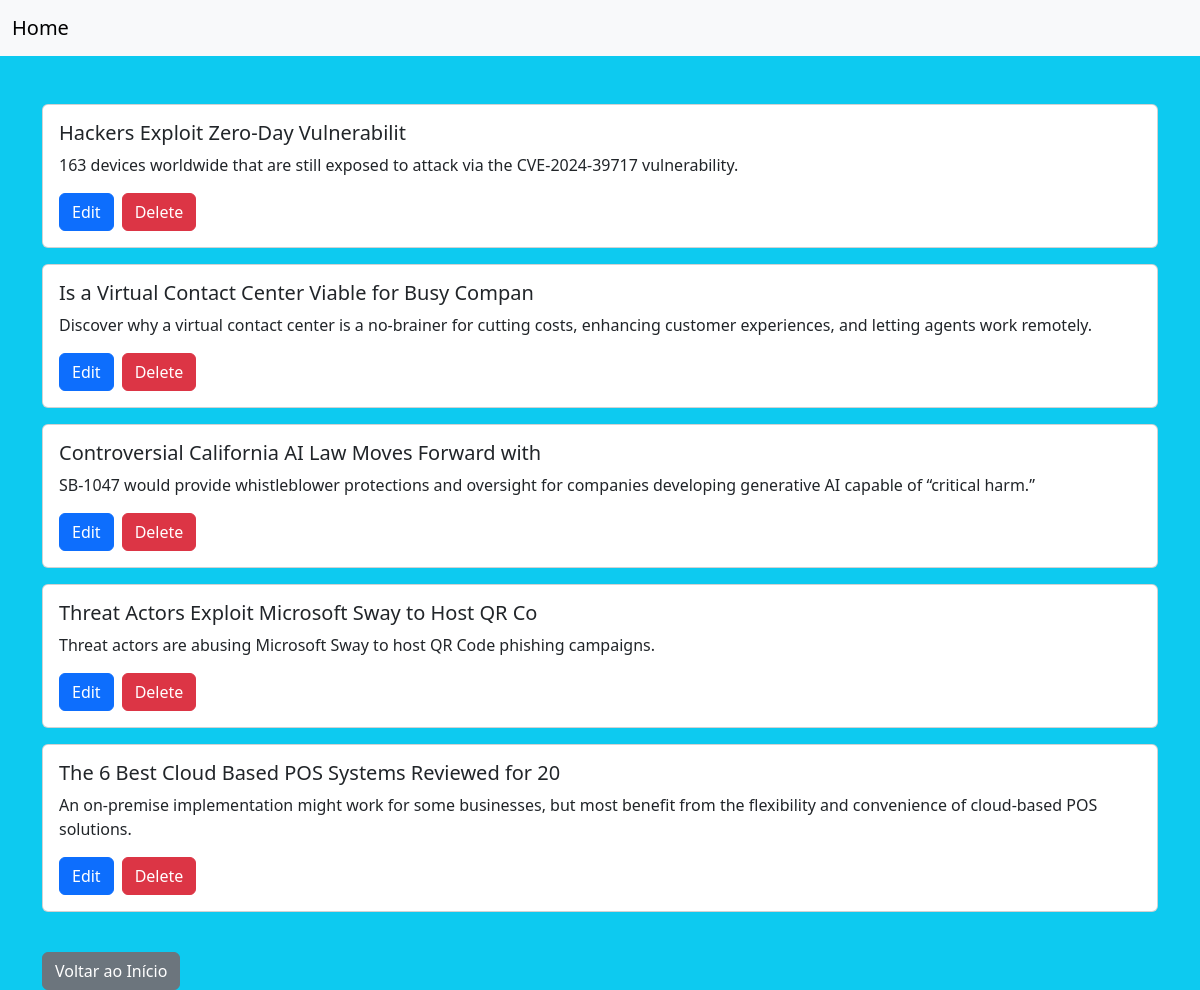
The app's page /PHP/noticias/noticias.php with its own data.
### tables this page shows
CREATE TABLE `noticias` (
  `ID` int(6) NOT NULL,
  `Titulo` varchar(50) NOT NULL,
  `Conteudo` varchar(300) NOT NULL
);

### PHP/noticias/noticias.php (the view, shortened to what this page needs)
<?php
include_once('../config.php');
$is_admin = isset($_SESSION['is_admin']) && $_SESSION['is_admin'];
function fetch_news($conexao, $id = null) {
    $query = "SELECT ID, Titulo, Conteudo FROM noticias";
    if ($id !== null) {
        $id = intval($id);
        $query .= " WHERE ID = $id";
    } else {
        $query .= " ORDER BY ID DESC LIMIT 5";
    }
    return mysqli_query($conexao, $query);
}
function display_news($news_article) {
    echo "<div class='card mb-3'>";
    echo "<div class='card-body'>";
    echo "<h5 class='card-title'>" . htmlspecialchars($news_article['Titulo']) . "</h5>";
    echo "<p class='card-text'>" . htmlspecialchars($news_article['Conteudo']) . "</p>";
    echo "<a href='editar_noticia.php?id=" . htmlspecialchars($news_article['ID']) . "' class='btn btn-primary me-2'>Edit</a>";
    echo "<a href='eliminar_noticia.php?id=" . htmlspecialchars($news_article['ID']) . "' class='btn btn-danger'>Delete</a>";
    echo "</div>";
    echo "</div>";
}
?>
<!DOCTYPE html>
<html lang="pt">
<head>
    <link rel="stylesheet" href="https://cdn.jsdelivr.net/npm/bootstrap@5.3.2/dist/css/bootstrap.min.css">
</head>
<body class="bg-info">
<nav class="navbar navbar-expand-lg navbar-light bg-light">
  <div class="container-fluid">
    <a class="navbar-brand" href="../homepage.php">Home</a>
  </div>
</nav>
    <div class="container mt-5">
        <?php
        if ($is_admin && isset($_GET['update_news'])) {
            fetch_and_insert_rss_news($conexao);
        } else {
            $id = isset($_GET['id']) ? $_GET['id'] : null;
            $result = fetch_news($conexao, $id);
            if ($result && $result->num_rows > 0) {
                while ($news_article = $result->fetch_assoc()) {
                    display_news($news_article);
                }
                echo '<br><a href="homepage.php" class="btn btn-secondary">Voltar ao Início</a>';
            } else {
                echo "<p class='alert alert-warning'>No news articles found.</p>";
            }
        }
        ?>
    </div>
</body>
</html>

### records on screen
noticias: Titulo "Hackers Exploit Zero-Day Vulnerabilit", Conteudo "163 devices worldwide that are still exposed to attack via the CVE-2024-39717 vulnerability."
noticias: Titulo "Is a Virtual Contact Center Viable for Busy Compan", Conteudo "Discover why a virtual contact center is a no-brainer for cutting costs, enhancing customer experiences, and letting agents work remotely."
noticias: Titulo "Controversial California AI Law Moves Forward with", Conteudo "SB-1047 would provide whistleblower protections and oversight for companies developing generative AI capable of “critical harm.”"
noticias: Titulo "Threat Actors Exploit Microsoft Sway to Host QR Co", Conteudo "Threat actors are abusing Microsoft Sway to host QR Code phishing campaigns."
noticias: Titulo "The 6 Best Cloud Based POS Systems Reviewed for 20", Conteudo "An on-premise implementation might work for some businesses, but most benefit from the flexibility and convenience of cloud-based POS solutions."
